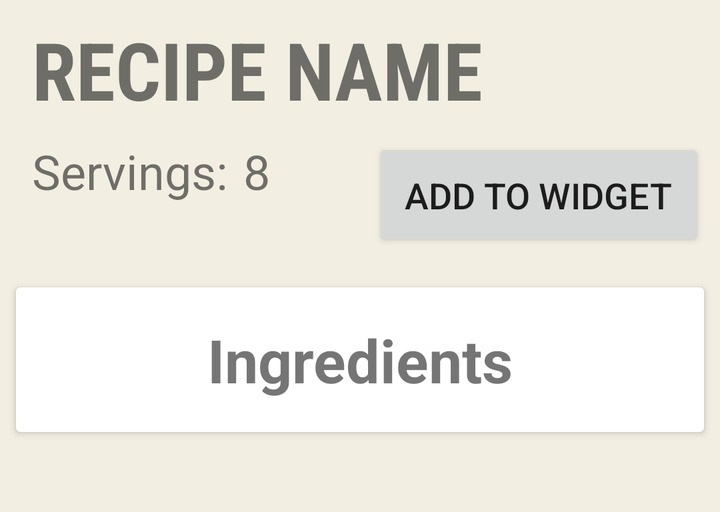
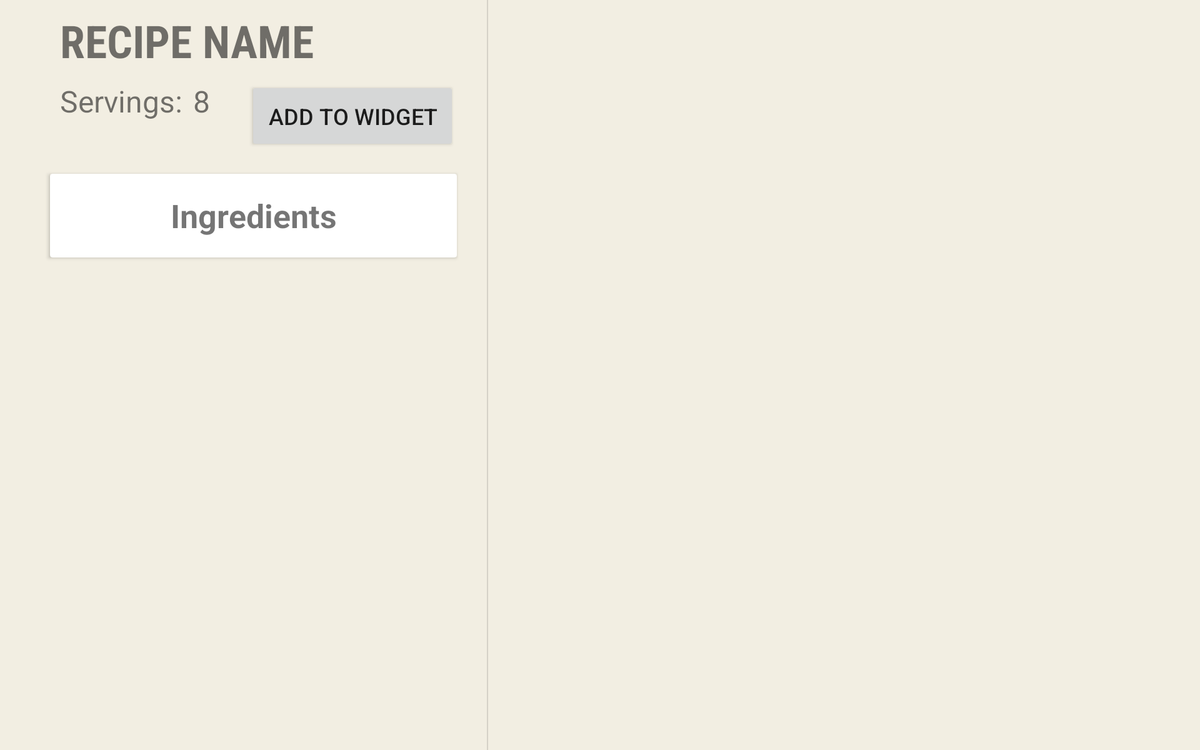

One screen, two layout resources from the same app: the default and the repository's alternative for another configuration. Each is rendered where Android would select it; the XML of both is given below.
<!-- AndroidManifest.xml: application theme AppTheme -->
<!-- res/layout/fragment_recipe_detail.xml -->
<?xml version="1.0" encoding="utf-8"?>
<ScrollView
    android:id="@+id/detail_scroll_view"
    android:layout_width="match_parent"
    android:layout_height="wrap_content"
    xmlns:android="http://schemas.android.com/apk/res/android"
    xmlns:app="http://schemas.android.com/apk/res-auto"
    xmlns:tools="http://schemas.android.com/tools">

    <android.support.constraint.ConstraintLayout
        android:focusableInTouchMode="true"
        android:layout_width="match_parent"
        android:layout_height="wrap_content"
        android:paddingBottom="@dimen/general_margin_and_padding">
        

        <TextView
            android:id="@+id/recipe_title"
            android:layout_width="@dimen/zero_width"
            android:layout_height="wrap_content"
            android:layout_marginEnd="@dimen/general_margin_and_padding"
            android:layout_marginStart="@dimen/bigger_margin_and_padding"
            android:layout_marginTop="@dimen/general_margin_and_padding"
            android:fontFamily="sans-serif-condensed"
            android:textSize="40sp"
            android:textStyle="bold"
            tools:text="@string/recipe_name_muster_tv"
            app:layout_constraintEnd_toEndOf="parent"
            app:layout_constraintStart_toStartOf="parent"
            app:layout_constraintTop_toTopOf="parent" />

        <TextView
            android:id="@+id/servings_title"
            android:layout_width="wrap_content"
            android:layout_height="wrap_content"
            android:layout_marginStart="@dimen/bigger_margin_and_padding"
            android:layout_marginTop="@dimen/general_margin_and_padding"
            android:textSize="24sp"
            android:text="@string/servings_title_muster_tv"
            app:layout_constraintStart_toStartOf="parent"
            app:layout_constraintTop_toBottomOf="@+id/recipe_title" />

        <TextView
            android:id="@+id/servings"
            android:layout_width="@dimen/zero_width"
            android:layout_height="wrap_content"
            android:layout_marginStart="@dimen/general_margin_and_padding"
            android:layout_marginTop="@dimen/general_margin_and_padding"
            android:textSize="24sp"
            tools:text="@string/servings_muster_tv"
            app:layout_constraintEnd_toEndOf="parent"
            app:layout_constraintStart_toEndOf="@+id/servings_title"
            app:layout_constraintTop_toBottomOf="@+id/recipe_title" />

        <Button
            android:id="@+id/update_recipe_ingredients_widget_button"
            android:layout_width="wrap_content"
            android:layout_height="wrap_content"
            android:layout_margin="@dimen/general_margin_and_padding"
            android:padding="@dimen/bigger_margin_and_padding"
            android:text="@string/add_to_widget_button"
            android:textSize="18sp"
            app:layout_constraintEnd_toEndOf="parent"
            app:layout_constraintTop_toBottomOf="@+id/recipe_title" />

        
        <android.support.v7.widget.CardView
            android:id="@+id/ingredients_CardView"
            android:layout_width="@dimen/zero_width"
            android:layout_height="wrap_content"
            android:layout_marginEnd="@dimen/general_margin_and_padding"
            android:layout_marginStart="@dimen/general_margin_and_padding"
            android:layout_marginTop="@dimen/margin_top_cardview_ingredients"
            app:layout_constraintEnd_toEndOf="parent"
            app:layout_constraintStart_toStartOf="parent"
            app:layout_constraintTop_toBottomOf="@+id/servings_title"
            android:nestedScrollingEnabled="true">

            <android.support.constraint.ConstraintLayout
                android:layout_width="match_parent"
                android:layout_height="match_parent">

                <TextView
                    android:id="@+id/ingredients_title"
                    android:layout_width="match_parent"
                    android:layout_height="wrap_content"
                    android:padding="@dimen/bigger_margin_and_padding"
                    android:textAlignment="center"
                    android:textAllCaps="false"
                    android:textSize="30sp"
                    android:textStyle="bold"
                    android:text="@string/ingredients_title"
                    app:layout_constraintEnd_toEndOf="parent"
                    app:layout_constraintStart_toStartOf="parent"
                    app:layout_constraintTop_toTopOf="parent" />

                
                <android.support.v7.widget.RecyclerView
                    android:id="@+id/ingredients_recyclerView"
                    android:layout_width="match_parent"
                    android:layout_height="wrap_content"
                    android:layout_marginEnd="@dimen/bigger_margin_and_padding"
                    android:layout_marginStart="@dimen/bigger_margin_and_padding"
                    app:layout_constraintEnd_toEndOf="parent"
                    app:layout_constraintHorizontal_bias="0.0"
                    app:layout_constraintStart_toStartOf="parent"
                    app:layout_constraintTop_toBottomOf="@+id/ingredients_title">
                </android.support.v7.widget.RecyclerView>
            </android.support.constraint.ConstraintLayout>
        </android.support.v7.widget.CardView>

        
        <android.support.v7.widget.RecyclerView
            android:id="@+id/steps_recyclerView"
            android:layout_width="match_parent"
            android:layout_height="wrap_content"
            android:layout_marginEnd="@dimen/bigger_margin_and_padding"
            android:layout_marginStart="@dimen/bigger_margin_and_padding"
            android:layout_marginTop="@dimen/big_margin_and_padding"
            app:layout_constraintBottom_toBottomOf="parent"
            app:layout_constraintEnd_toEndOf="parent"
            app:layout_constraintStart_toStartOf="parent"
            app:layout_constraintTop_toBottomOf="@+id/ingredients_CardView" />

    </android.support.constraint.ConstraintLayout>
</ScrollView>
<!-- resources referenced by this layout -->
<resources>
  <dimen name="big_margin_and_padding">32dp</dimen>
  <dimen name="bigger_margin_and_padding">16dp</dimen>
  <dimen name="general_margin_and_padding">8dp</dimen>
  <dimen name="margin_top_cardview_ingredients">42dp</dimen>
  <dimen name="zero_width">0dp</dimen>
  <string name="add_to_widget_button">Add to Widget</string>
  <string name="ingredients_title">Ingredients</string>
  <string name="recipe_name_muster_tv">RECIPE NAME</string>
  <string name="servings_muster_tv">8</string>
  <string name="servings_title_muster_tv">Servings:</string>
  <style name="AppTheme" parent="Theme.AppCompat.Light.DarkActionBar">
          
          <item name="colorPrimary">@color/colorPrimary</item>
          <item name="colorPrimaryDark">@color/colorPrimaryDark</item>
          <item name="colorAccent">@color/colorAccent</item>
          <item name="android:colorBackground">@color/backgroundColor</item>
      </style>
  <color name="colorPrimary">#233237</color>
  <color name="colorPrimaryDark">#18121E</color>
  <color name="colorAccent">#984B43</color>
  <color name="backgroundColor">#F2EEE2</color>
</resources>
<!-- res/layout-sw600dp-land/fragment_recipe_detail.xml (the repository's variant of the layout above) -->
<!-- drawn on a 7-inch tablet turned sideways -->
<?xml version="1.0" encoding="utf-8"?>
<LinearLayout
    xmlns:android="http://schemas.android.com/apk/res/android"
    xmlns:app="http://schemas.android.com/apk/res-auto"
    xmlns:tools="http://schemas.android.com/tools"
    android:layout_width="match_parent"
    android:layout_height="match_parent"
    android:layout_marginStart="@dimen/bigger_margin_and_padding"
    android:layout_marginEnd="@dimen/zero_width"
    android:baselineAligned="false"
    android:divider="?android:attr/dividerHorizontal"
    android:orientation="horizontal"
    android:showDividers="middle"
    tools:context=".MainActivity">

    <FrameLayout
        android:id="@+id/recipe_list"
        android:name="com.example.android.bakingapp.RecipeListFragment"
        android:layout_width="@dimen/zero_width"
        android:layout_height="match_parent"
        android:layout_weight="3"
        android:layout_marginStart="@dimen/bigger_margin_and_padding"
        android:layout_marginEnd="@dimen/bigger_margin_and_padding">

        
        
        
        <ScrollView
            android:id="@+id/detail_scroll_view"
            android:layout_width="match_parent"
            android:layout_height="wrap_content">

            <android.support.constraint.ConstraintLayout
                android:focusableInTouchMode="true"
                android:layout_width="match_parent"
                android:layout_height="wrap_content"
                android:paddingBottom="@dimen/general_margin_and_padding">
                

                <TextView
                    android:id="@+id/recipe_title"
                    android:layout_width="@dimen/zero_width"
                    android:layout_height="wrap_content"
                    android:layout_marginEnd="@dimen/general_margin_and_padding"
                    android:layout_marginStart="@dimen/bigger_margin_and_padding"
                    android:layout_marginTop="@dimen/general_margin_and_padding"
                    android:fontFamily="sans-serif-condensed"
                    android:textSize="36sp"
                    android:textStyle="bold"
                    android:textAllCaps="true"
                    tools:text="@string/recipe_name_muster_tv"
                    app:layout_constraintEnd_toEndOf="parent"
                    app:layout_constraintStart_toStartOf="parent"
                    app:layout_constraintTop_toTopOf="parent" />

                <TextView
                    android:id="@+id/servings_title"
                    android:layout_width="wrap_content"
                    android:layout_height="wrap_content"
                    android:layout_marginStart="@dimen/bigger_margin_and_padding"
                    android:layout_marginTop="@dimen/general_margin_and_padding"
                    android:textSize="24sp"
                    android:text="@string/servings_title_muster_tv"
                    app:layout_constraintStart_toStartOf="parent"
                    app:layout_constraintTop_toBottomOf="@+id/recipe_title" />

                <TextView
                    android:id="@+id/servings"
                    android:layout_width="@dimen/zero_width"
                    android:layout_height="wrap_content"
                    android:layout_marginStart="@dimen/general_margin_and_padding"
                    android:layout_marginTop="@dimen/general_margin_and_padding"
                    android:textSize="24sp"
                    tools:text="@string/servings_muster_tv"
                    app:layout_constraintEnd_toEndOf="parent"
                    app:layout_constraintStart_toEndOf="@+id/servings_title"
                    app:layout_constraintTop_toBottomOf="@+id/recipe_title" />

                <Button
                    android:id="@+id/update_recipe_ingredients_widget_button"
                    android:layout_width="wrap_content"
                    android:layout_height="wrap_content"
                    android:layout_margin="@dimen/general_margin_and_padding"
                    android:padding="@dimen/bigger_margin_and_padding"
                    android:text="@string/add_to_widget_button"
                    android:textSize="18sp"
                    app:layout_constraintEnd_toEndOf="parent"
                    app:layout_constraintTop_toBottomOf="@+id/recipe_title" />

                
                <android.support.v7.widget.CardView
                    android:id="@+id/ingredients_CardView"
                    android:layout_width="@dimen/zero_width"
                    android:layout_height="wrap_content"
                    android:layout_marginEnd="@dimen/general_margin_and_padding"
                    android:layout_marginStart="@dimen/general_margin_and_padding"
                    android:layout_marginTop="@dimen/margin_top_cardview_ingredients"
                    app:layout_constraintEnd_toEndOf="parent"
                    app:layout_constraintStart_toStartOf="parent"
                    app:layout_constraintTop_toBottomOf="@+id/servings_title"
                    android:nestedScrollingEnabled="true">

                    <android.support.constraint.ConstraintLayout
                        android:layout_width="match_parent"
                        android:layout_height="match_parent">

                        <TextView
                            android:id="@+id/ingredients_title"
                            android:layout_width="match_parent"
                            android:layout_height="wrap_content"
                            android:padding="@dimen/bigger_margin_and_padding"
                            android:textAlignment="center"
                            android:textSize="26sp"
                            android:textStyle="bold"
                            android:text="@string/ingredients_title"
                            app:layout_constraintEnd_toEndOf="parent"
                            app:layout_constraintStart_toStartOf="parent"
                            app:layout_constraintTop_toTopOf="parent" />

                        
                        <android.support.v7.widget.RecyclerView
                            android:id="@+id/ingredients_recyclerView"
                            android:layout_width="match_parent"
                            android:layout_height="wrap_content"
                            android:layout_marginEnd="@dimen/bigger_margin_and_padding"
                            android:layout_marginStart="@dimen/bigger_margin_and_padding"
                            app:layout_constraintEnd_toEndOf="parent"
                            app:layout_constraintHorizontal_bias="0.0"
                            app:layout_constraintStart_toStartOf="parent"
                            app:layout_constraintTop_toBottomOf="@+id/ingredients_title">
                        </android.support.v7.widget.RecyclerView>
                    </android.support.constraint.ConstraintLayout>
                </android.support.v7.widget.CardView>

                
                <android.support.v7.widget.RecyclerView
                    android:id="@+id/steps_recyclerView"
                    android:layout_width="match_parent"
                    android:layout_height="wrap_content"
                    android:layout_marginEnd="@dimen/bigger_margin_and_padding"
                    android:layout_marginStart="@dimen/bigger_margin_and_padding"
                    android:layout_marginTop="@dimen/big_margin_and_padding"
                    app:layout_constraintBottom_toBottomOf="parent"
                    app:layout_constraintEnd_toEndOf="parent"
                    app:layout_constraintStart_toStartOf="parent"
                    app:layout_constraintTop_toBottomOf="@+id/ingredients_CardView" />
            </android.support.constraint.ConstraintLayout>
        </ScrollView>
    </FrameLayout>

    <FrameLayout
        android:id="@+id/recipe_detail_container"
        android:layout_width="@dimen/zero_width"
        android:layout_height="match_parent"
        android:layout_weight="5"
        android:padding="@dimen/general_margin_and_padding" >
    </FrameLayout>
</LinearLayout>
